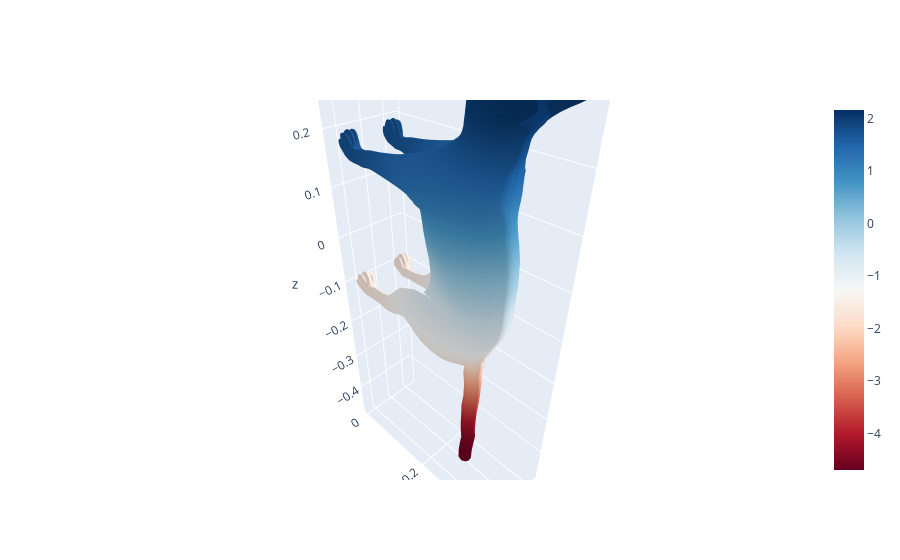

Source (notebook cell):
### Markdown cell above
With `plotly`.

### Code cell
plotter = MeshPlotter.from_registry(colormap="RdBu", which="plotly")

plotter.add_mesh(mesh)

plotter.set_vertex_scalars(eigvecs[:, 0])

plotter.show()

### Figure 1 — Plotly figure (JSON) as saved in the notebook; plotly's stock layout.template omitted (floating-point values rounded to 4 significant figures; data arrays with more than 128 entries replaced by an {"elided": "..."} marker saying what was removed)
{"data": [{"colorscale": [[0, "rgb(103,0,31)"], [0.1, "rgb(178,24,43)"], [0.2, "rgb(214,96,77)"], [0.3, "rgb(244,165,130)"], [0.4, "rgb(253,219,199)"], [0.5, "rgb(247,247,247)"], [0.6, "rgb(209,229,240)"], [0.7, "rgb(146,197,222)"], [0.8, "rgb(67,147,195)"], [0.9, "rgb(33,102,172)"], [1, "rgb(5,48,97)"]], "i": {"elided": "14410 int values"}, "intensity": {"elided": "7207 float values"}, "j": {"elided": "14410 int values"}, "k": {"elided": "14410 int values"}, "text": {"elided": "7207 str values"}, "type": "mesh3d", "x": {"elided": "7207 float values"}, "y": {"elided": "7207 float values"}, "z": {"elided": "7207 float values"}}], "layout": {"scene": {"aspectmode": "data"}}}
